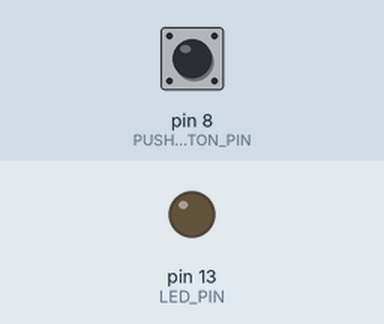
A sketch run on a simulated Arduino Uno, built with avr-gcc and run on an emulated ATmega328P. On the bench: output pins drawn as LEDs (lit = HIGH). Dashed ring = blinking. Inputs (shaded band) come from the test bench; at power-on: pin 8 (PUSH_BUTTON_PIN) LOW.

Above: at 1.2 s.
1.3 s: pin 8 (PUSH_BUTTON_PIN) pulled HIGH for 1 s
At 1.75 s:
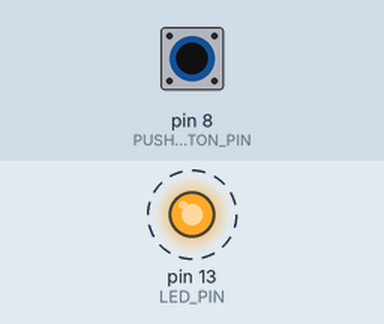
4.0 s: pin 8 (PUSH_BUTTON_PIN) pulled HIGH for 0.15 s
At 4.9 s:
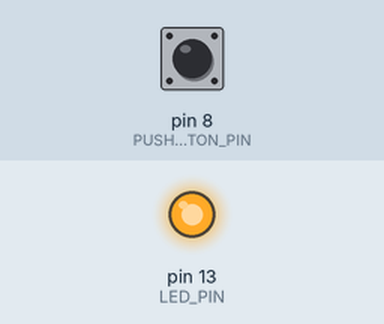
5.8 s: pin 8 (PUSH_BUTTON_PIN) pulled HIGH for 3.2 s
At 9.7 s:
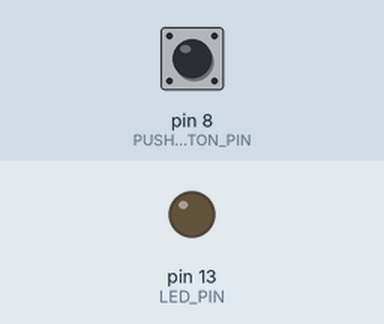
Timing chart, 0 to 11.2 s (numbered marks = the images above; inputs shaded):
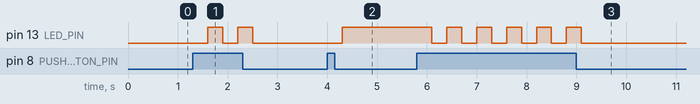

Measured:
- after the input at 1.3 s, pin 13 (LED_PIN): alternates HIGH for 0.30 s and LOW for 0.30 s, 4 changes in all, then stays LOW, starting after 0.30 s
- after the input at 4.0 s, pin 13 (LED_PIN): LOW → HIGH after 0.30 s
- after the input at 5.8 s, pin 13 (LED_PIN): alternates HIGH for 0.30 s and LOW for 0.30 s, 11 changes in all, then stays LOW, starting after 0.30 s

The sketch:

push-button.ino
```cpp
const int LED_PIN = 13;
const int PUSH_BUTTON_PIN =8;

bool state = false;

void setup()
{
  pinMode(LED_PIN, OUTPUT);
  pinMode(PUSH_BUTTON_PIN, INPUT);
  digitalWrite(LED_PIN, LOW);
  digitalWrite(PUSH_BUTTON_PIN, LOW);
}

void loop()
{
  if(digitalRead(PUSH_BUTTON_PIN) == HIGH){
   state = !state;
    delay(300);

  }

  if(state){
  	digitalWrite(LED_PIN, HIGH);
  }else{
    digitalWrite(LED_PIN, LOW);
  }

}
```
